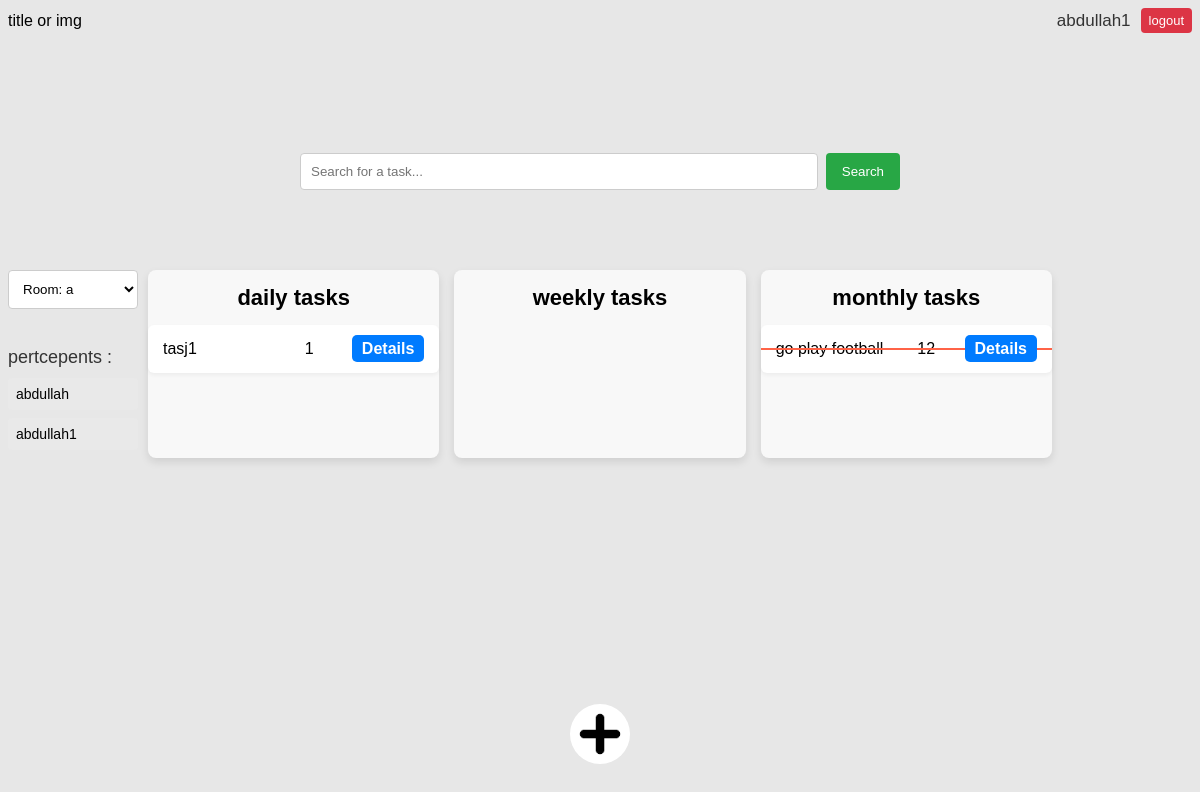
/?room_id=2 (signed in), run on the app's committed database.
### taskapp/models.py (models this page shows)
class DayTask(models.Model):
    user = models.ForeignKey(User, on_delete=models.CASCADE, related_name='day_tasks')
    title = models.CharField(max_length=200)
    date_created = models.DateTimeField(default=timezone.now)
    description = models.TextField(blank=True, null=True)
    estimated_time = models.CharField(max_length=5, blank=True, null=True)  # New field for estimated time
    is_finished = models.BooleanField(default=False)
    room = models.ForeignKey(Room, on_delete=models.CASCADE, related_name='day_tasks')
    def __str__(self):
        return self.title

class MonthlyTask(models.Model):
    user = models.ForeignKey(User, on_delete=models.CASCADE, related_name='monthly_tasks')
    title = models.CharField(max_length=200)
    date_created = models.DateTimeField(default=timezone.now)
    description = models.TextField(blank=True, null=True)
    is_finished = models.BooleanField(default=False)
    estimated_time = models.CharField(max_length=5, blank=True, null=True)  # New field for estimated time
    day_of_month = models.IntegerField(default=1)
    room = models.ForeignKey(Room, on_delete=models.CASCADE, related_name='monthly_tasks')
    def __str__(self):
        return self.title

### taskapp/views.py (the view)
# urls.py: path('', views.index, name='index'), # Include your app's URLs
def index(request):
    query = request.GET.get('search', '')
    room_id = request.GET.get('room_id')
    rooms = Room.objects.filter(users=request.user.id)
    if request.user.is_authenticated:
        if room_id:
            room = get_object_or_404(Room, pk=room_id, users=request.user)
        else:
            first_room = rooms.first()
            if first_room:
                return redirect(reverse_lazy('index') + f'?room_id={first_room.id}')
            else:
                room = None
        if room:
            daytask = room.day_tasks.filter(title__icontains=query)
            weeklytask = room.weekly_tasks.filter(title__icontains=query)
            monthlytask = room.monthly_tasks.filter(title__icontains=query)
            return render(request, 'taskapp/index.html', {
                'daytask': daytask,
                'weeklytask': weeklytask,
                'monthlytask': monthlytask,
                'room': room,
                'rooms': rooms,
                'query': query,
                'users': room.users.all() if room else [],
            })
        else:
            return render(request, 'taskapp/no_room.html', {'query': query})
    else:
        return render(request, 'taskapp/index.html')

### taskapp/templates/taskapp/index.html (shortened to what this page needs)
{% include "base.html" %}
{% load static %}
{% block header %}
  <link rel="stylesheet" href="{% static 'taskapp/css/style.css' %}"/>
{% endblock header %}
{% block content %}
  <div class="addbutton">
    <img
      class="addimg"
      src="{% static 'taskapp/images/add.jpg' %}"
      alt=""
    />
  </div>
  <div class="navigation_bar">
    <div>
      title or img
    </div>
    <div class='flex'>
      <div class="user-greeting"> {{ user }}</div>
      <a href="{% url 'logout_page' %}" class="logout-button" >logout</a>
    </div>
  </div>
  <div class="search-container">
    <form
      action="{% url 'index' %}"
      method="get"
      class="search-form"
    >
      <input
        type="text"
        name="search"
        placeholder="Search for a task..."
        value="{{ query }}"
        class="search-input"
      />
      <button
        type="submit"
        class="search-button"
      >
        Search
      </button>
    </form>
  </div>
  <div class="grid2">
    <div class="left_bar">
      <select id="roomSelect">
        {% for r in rooms %}
        <option value="{% url 'index' %}?room_id={{ r.id }}">
          Room: {{ r.name }}
        </option>
        {% endfor %}
      </select>
      <div>
        <p class="Pert">pertcepents :</p>
        {% for user_n in users %}
        <div class="email">{{user_n}}</div>
        {% endfor %}
      </div>
    </div>
    <div class="grid">
      <div class="grid-item">
        <h1 class="tasksHeaders">daily tasks</h1>
        {% for task in daytask %}
        <div
          class="{{task.id}} daytask item {% if task.is_finished %}strikethrough{% endif %}"
        >
          <div class="flex-large">{{ task }}</div>
          <div class="flex-small">{{ task.estimated_time }}</div>
          <div class="flex-end">
            <a
              href='{% url "task" task.id %}?taskType=daytask'
              class="details-button"
              >Details</a
            >
          </div>
        </div>
        {% endfor %}
      </div>
      <div class="grid-item">
        <h1 class="tasksHeaders">weekly tasks</h1>
      </div>
      <div class="grid-item">
        <h1 class="tasksHeaders">monthly tasks</h1>
        {% for task in monthlytask %}
        <div
          class="{{task.id}} monthlytask item {% if task.is_finished %}strikethrough{% endif %}"
        >
          <div class="flex-large">{{ task }}</div>
          <div class="flex-small">{{ task.estimated_time }}</div>
          <div class="flex-end">
            <a
              href='{% url "task" task.id %}?taskType=monthlytask'
              class="details-button"
              >Details</a
            >
          </div>
        </div>
        {% endfor %}
      </div>
    </div>
  </div>
{% endblock content %}

### static/css/base.css (style rules this page uses)
body { background-color: rgb(231, 231, 231); font-family: Arial, sans-serif; }

### taskapp/static/taskapp/css/style.css (style rules this page uses)
body { position: relative; }
.grid { display: grid; grid-template-columns: repeat(3, 1fr); gap: 15px; margin-top: 0px; text-align: left; }
.grid-item { background-color: #f8f8f8; border-radius: 8px; box-shadow: 0 4px 8px rgba(0, 0, 0, 0.1); }
.flex-large { flex: 3; }
.flex-small { flex: 1; }
.item { display: flex; background-color: #ffffff; margin-bottom: 15px; padding: 15px; border-radius: 6px; box-shadow: 0 2px 4px rgba(0, 0, 0, 0.05); transition: background-color 0.3s; }
.strikethrough { position: relative; }
.addbutton { cursor: pointer; position: fixed; bottom: 0; left: 50%; transform: translate(-50%, -50%); }
.addimg { width: 60px; height: 60px; border-radius: 100%; }
.strikethrough::after { content: ""; position: absolute; left: 0; top: 50%; right: 0; border-top: 2px solid #ff6347; transform: translateY(-50%); }
.tasksHeaders { text-align: center; font-size: 22px; }
.details-button { position: relative; z-index: 1; cursor: pointer; padding: 5px 10px; background-color: #007bff; color: #ffffff; text-align: center; text-decoration: none; font-weight: bold; border-radius: 5px; transition: background-color 0.3s; }
.grid2 { margin-top: 30px; display: grid; grid-template-columns: 140px auto 140px; }
.user-greeting { margin: 0px; padding: 0px; font-size: 24px; color: #333; margin-right: 10px; font-size: 17px; }
.logout-button { display: inline-block; background-color: #dc3545; color: white; padding: 5px 8px; text-decoration: none; font-size: 13px; border-radius: 4px; }
.search-container { margin-inline: auto; width: 600px; margin-bottom: 80px; }
.search-form { display: flex; flex-wrap: wrap; }
.search-input { flex-grow: 1; padding: 10px; border: 1px solid #ccc; border-radius: 4px; margin-right: 8px; }
.search-button { background-color: #28a745; color: white; padding: 10px 16px; border: none; border-radius: 4px; cursor: pointer; }
.left_bar { padding-right: 10px; }
#roomSelect { width: 100%; padding: 10px; margin-bottom: 20px; border: 1px solid #ccc; border-radius: 4px; background-color: white; }
.Pert { font-size: 18px; color: #333; margin-bottom: 10px; }
.email { background-color: #e9e9e9; padding: 8px; margin-bottom: 8px; border-radius: 4px; font-size: 14px; word-break: break-all; }
.navigation_bar { display: flex; align-items: center; justify-content: space-between; margin-bottom: 120px; }
.flex { display: flex; justify-content: center; align-items: center; }

### data on the page
DayTask: title "tasj1", estimated_time "1"
MonthlyTask: title "go play football", estimated_time "12"

### other printed values
{{ user }} "abdullah1"
{{ user_n }} "abdullah"
{{ user_n }} "abdullah1"
